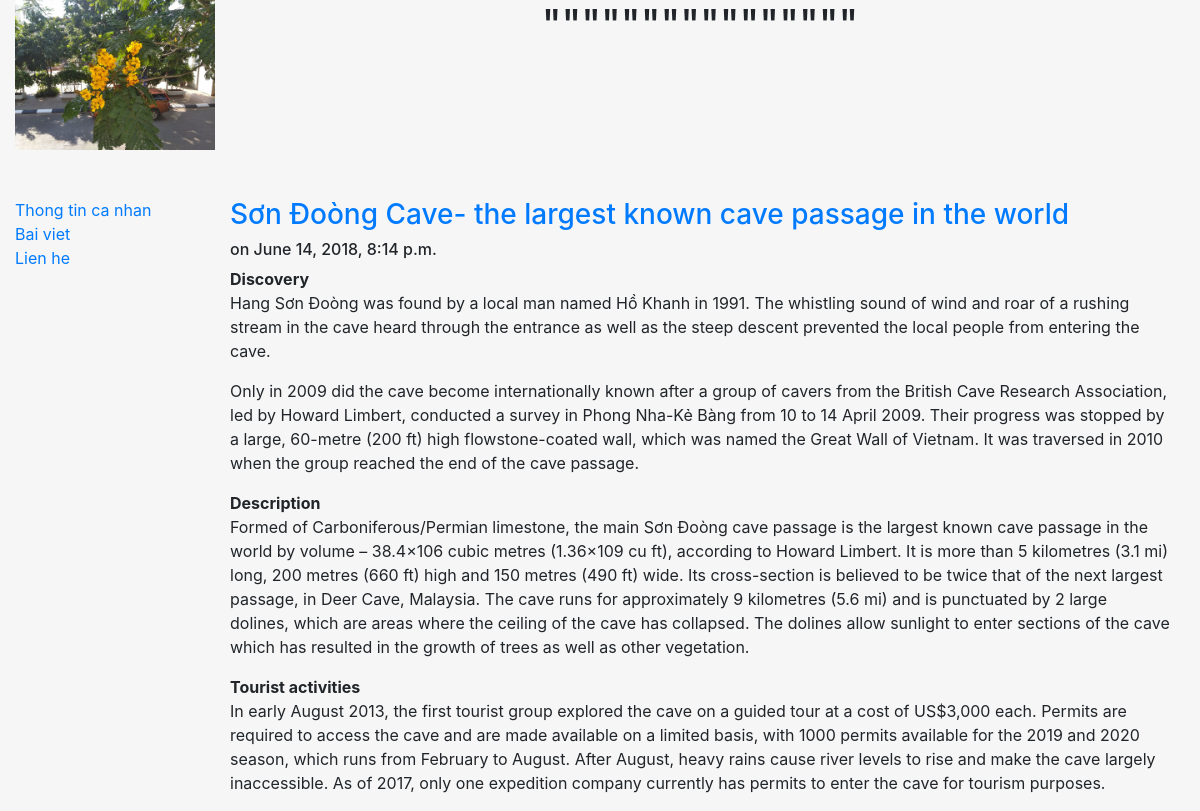
Page /blog/1/ on the committed database.
### blog/models.py (models this page shows, shortened)
class Post(models.Model):
	title= models.CharField(max_length=100)
	body= models.TextField()
	date= models.DateTimeField(auto_now_add =True)

### blog/views.py (the view)
# urls.py: path('<int:id>/', views.post),
def post(request, id):
	post = Post.objects.get(id=id)
	return render(request, 'blog/post.html',{'post': post} )

### blog/templates/blog/post.html (shortened to what this page needs)
{% extends "pages/base.html" %}
{% block content%}
<h3><a href="blog/{{post.id}}">{{post.title}}</a></h3>
<h6>on {{post.date}}</h6>
{{post.body|safe|linebreaks}}
{% endblock %}

### home/templates/pages/base.html (style rules this page uses)
html, body { background-color: #f6f6f6 }

### rows in the picture
Post: title "Sơn Đoòng Cave- the largest known cave passage in the world", date "June 14, 2018, 8:14 p.m.", body "Discovery Hang Sơn Đoòng was found by a local man named Hồ Khanh in 1991. The whistling sound of wind and roar of a rushing stream in the cave heard through the entrance as well as the steep descent prevented the local people from entering the cave. Only in 2009 did the cave become internationally known after a group of cavers from the British Cave Research Association, led by Howard Limbert, conducted a survey in Phong Nha-Kẻ Bàng from 10 to 14 April 2009. Their progress was stopped by a large, 60-metre (200 ft) high flowstone-coated wall, which was named the Great Wall of Vietnam. It was traversed in 2010 when the group reached the end of the cave passage. Description Formed of…"
